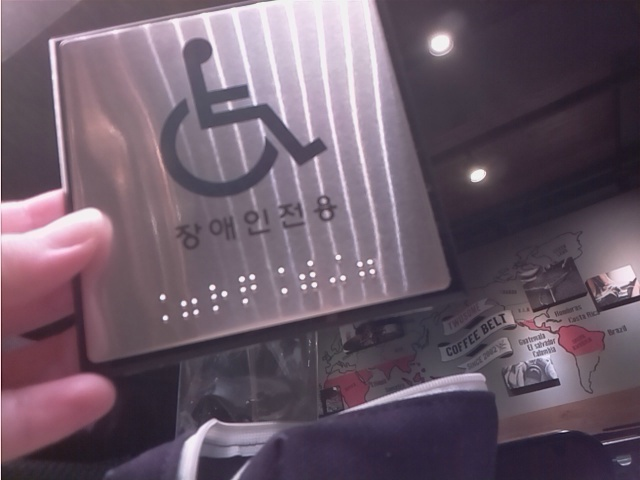
#> input picture data/n.jpg, 640 x 480 px
$ python center_distance_3.py
#> lines starting #> are read from the running program, lines starting #| are printed output that depends on the picture
import numpy as np
import cv2 as cv
import matplotlib.pyplot as plt
from collections import Counter
import statistics as st


# [5 lines of commented-out code are left out]
img = cv.imread('./data/n.jpg', cv.IMREAD_GRAYSCALE)
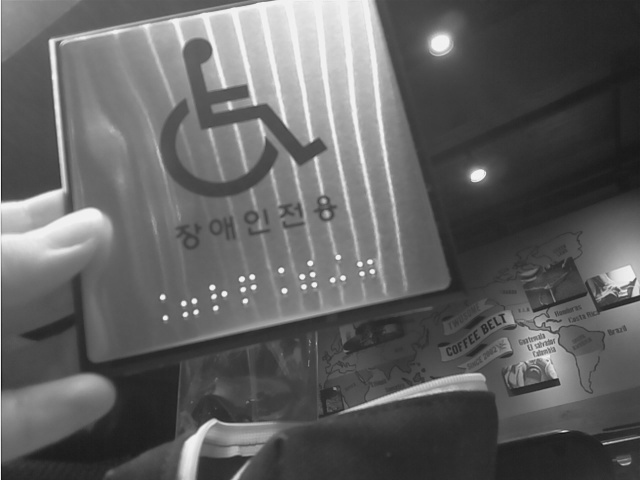
#> img: shape (480, 640); min 18, max 247, mean 97.2

# img_2 = cv.imread('./data/smoking.png')
# img_2 = cv.imread('./data/smoking_2.jpg')
# img_2 = cv.imread('./data/smoking_3.png')
img_2 = cv.imread('./data/n.jpg')
#> img_2 is the input picture: shape (480, 640, 3); mean B, G, R 104.3, 90.5, 107.4

img = img / 255
img_2 = img_2 / 255

print(img)
#> (printed output is left out)
img_180 = cv.rotate(img, cv.ROTATE_180)
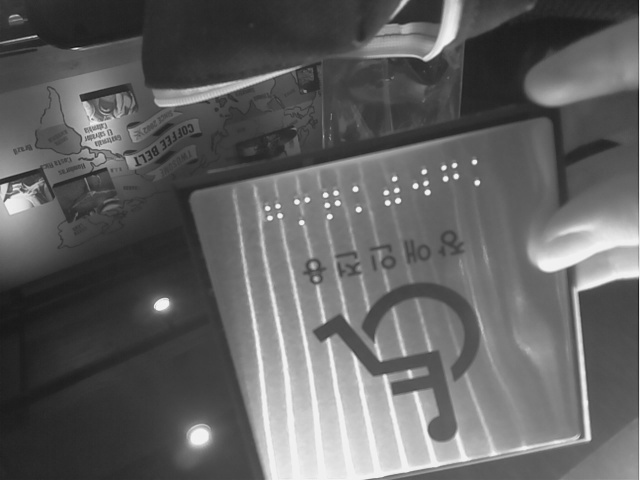
#> img_180: shape (480, 640) float64; min 0.0706, max 0.969, mean 0.381
# thresh1 = img_2
thresh1 = img_180

# thr2가 더 선명하다.
# 이미지의 명암이 일정하지 않기 때문에 가변적으로 threshold를 한다.
# thr1 = cv.adaptiveThreshold(img, 255, cv.ADAPTIVE_THRESH_GAUSSIAN_C, cv.THRESH_BINARY, 11, 2)
#> (the run stopped early here; a loop or call above may not have finished)

$ run again, with data/smoking.png saved as data/n.jpg
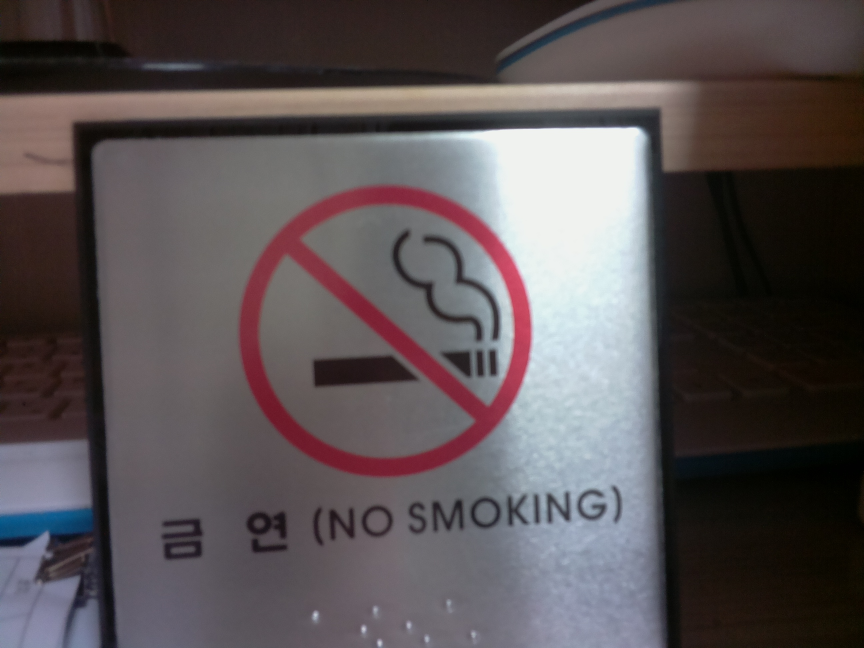
#> input picture data/smoking.png, 2592 x 1944 px (shown at 1/3 size)
#> `img = cv.imread('./data/n.jpg', cv.IMREAD_GRAYSCALE)`:
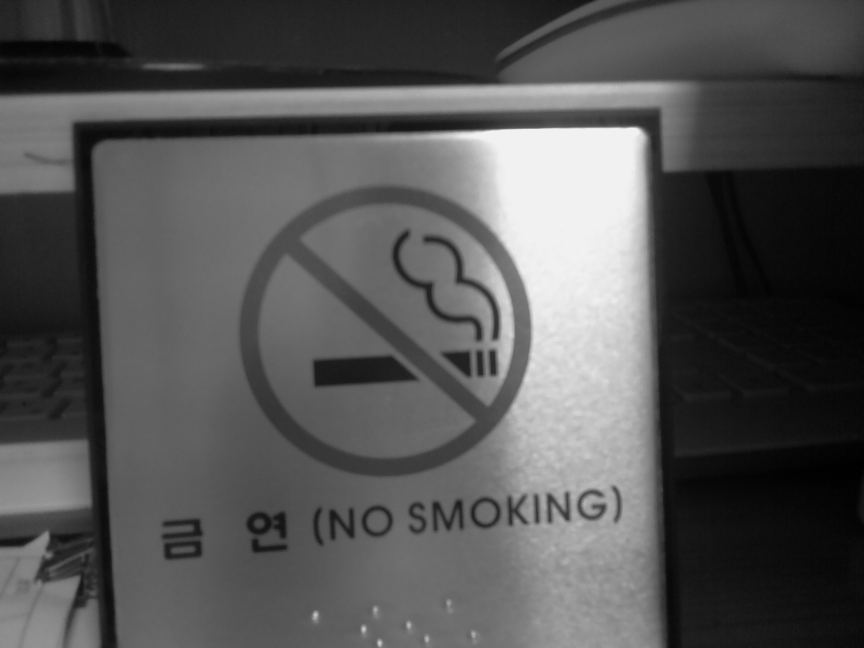
#> img: shape (1944, 2592) (shown at 1/3 size); min 0, max 244, mean 84.9
#> img_2 is the input picture: shape (1944, 2592, 3); mean B, G, R 84.4, 82.5, 89.9
#> (printed output is left out)
#> `img_180 = cv.rotate(img, cv.ROTATE_180)`:
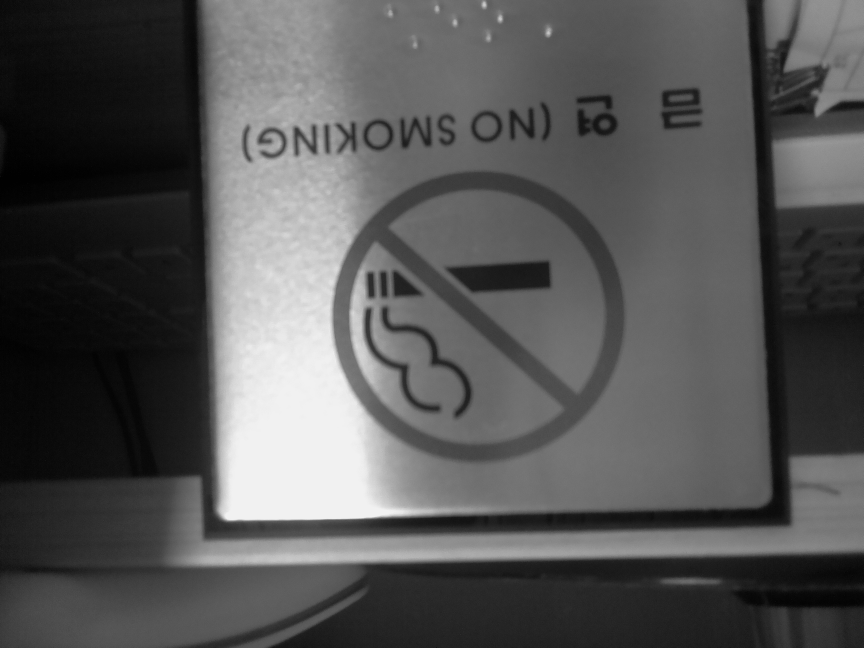
#> img_180: shape (1944, 2592) float64 (shown at 1/3 size); min 0, max 0.957, mean 0.333
